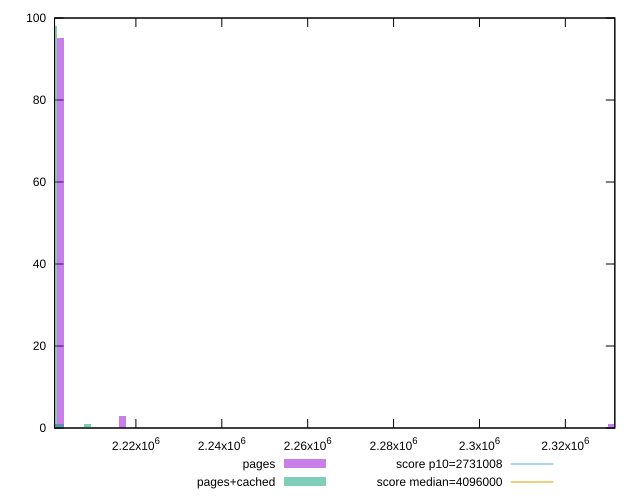

Here is the gnuplot script that generated this plot:
reset

$pages <<EOF
2216859.7436551605 3
2202412.431784852 95
2200807.174910373 1
2330832.9817431523 1
EOF

$pagesCached <<EOF
2202412.431784852 1
2208833.459282767 1
2200807.174910373 98
EOF

set key outside below
set boxwidth 1605.256874478755
set xrange [2201051:2331522]
set yrange [0:100]
set trange [0:100]
set style fill transparent solid 0.5 noborder

set parametric
set terminal svg size 640, 500 enhanced background rgb 'white'
set output "report_00015_2021-02-09T16-11-33.973Z/total-byte-weight/comparison/histogram/0_vs_1.svg"

plot $pages title "pages" with boxes, \
     $pagesCached title "pages+cached" with boxes, \
     2731008,t title "score p10=2731008", \
     4096000,t title "score median=4096000"

reset
